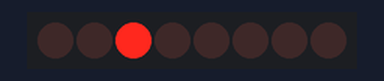
This sketch was run on a simulated ESP8266 (NodeMCU). Shown: 8 port-expander outputs drawn as a row of LEDs (first output left, lit = HIGH). Wiring (inferred from the names in the program): PCF8574 port expander at I2C address 0x20. Wiring (inferred from the signals the program sends): row of LEDs: on Q0, Q1, Q2, Q3, Q4, Q5, Q6, Q7.

Above: at 0.5 s.
At 3.5 s:
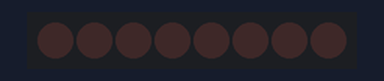
Timing chart, 0 to 4.6 s (numbered marks = the images above):
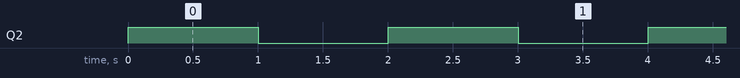

The sketch:

room_automation_pcf.ino
```cpp
#include <pcf8574_esp.h>
#include <ESP8266WiFi.h>
#include <Wire.h>

TwoWire testWire;
PCF857x pcf(0x20, &testWire);

void setup() {
  Serial.begin(115200);

  testWire.begin(4, 5);
  testWire.setClock(100000L);
  pcf.begin();
}

void loop() {
  pcf.write(2, LOW);
  delay(1000);
  pcf.write(2, HIGH);
  delay(1000);
}
```

Measured:
- by itself, Q2: alternates HIGH for 1.0 s and LOW for 1.0 s
